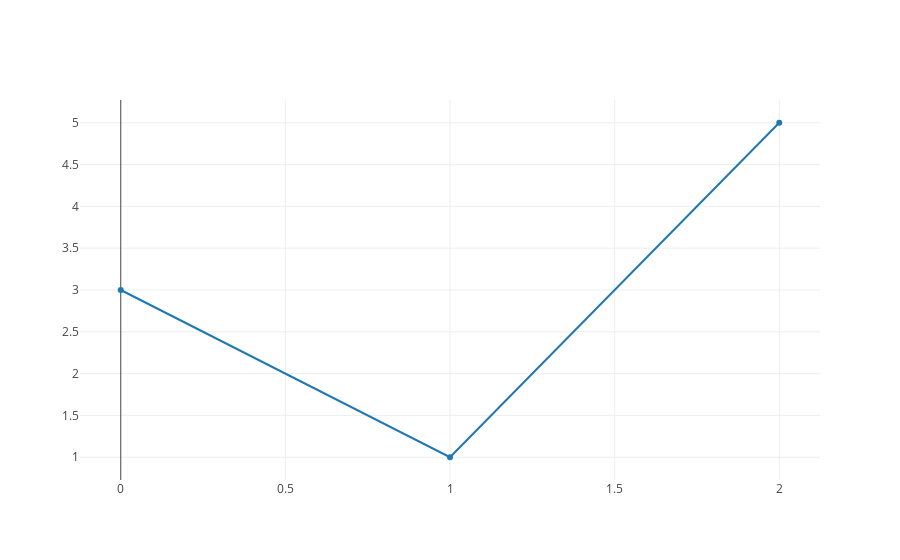

The notebook cell saved with this chart:
### Markdown cell above
#### The X coordinates cane be inferred
If the X Coordinates are not supplied explicitly, they are set to the index of the y coordinates. In this case the x coordinates are presumed to be [0,1,2]

### Code cell
offline.iplot([{'y': [3, 1, 5]}])

### Figure 1 — Plotly figure (JSON) as saved in the notebook; plotly's stock layout.template omitted (floating-point values rounded to 4 significant figures)
{"data": [{"type": "scatter", "uid": "8f26d57e-2fbb-4c90-bb49-1a9aaf8db7df", "y": [3, 1, 5]}], "layout": {}}
